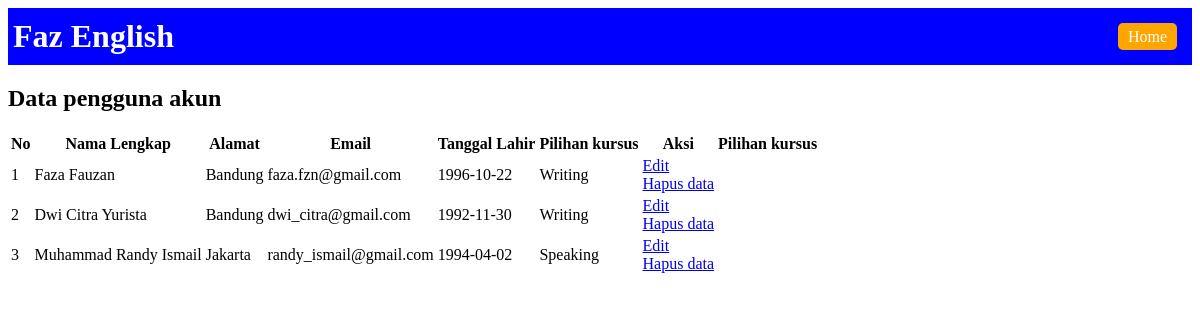
The page /tampil_akun.php on the database its author committed.
### tables this page shows
CREATE TABLE `daftar_akun` (
  `id_akun` int(11) NOT NULL AUTO_INCREMENT,
  `nama_akun` varchar(255) NOT NULL,
  `username` varchar(255) NOT NULL,
  `alamat` varchar(255) NOT NULL,
  `email` varchar(255) NOT NULL,
  `tanggal_lahir` date NOT NULL,
  `password` varchar(255) NOT NULL,
  `pilihan_kursus` varchar(50) NOT NULL,
  PRIMARY KEY (`id_akun`)
);

### tampil_akun.php (the view, shortened to what this page needs)
<!doctype html>
<html>
<head>
    <link rel="stylesheet" type="text/css" href="style.css">
</head>
<body>
<div id="app-bar">
  <h1>Faz English</h1>
  <nav>
    <ul class="nav-buttons">
      <li><a href="index.php">Home</a></li>
</ul>
</nav>
</div>
<?php
echo "<h2>Data pengguna akun</h2>
<table>
<tr>
<th>No</th>
<th>Nama Lengkap</th>
<th>Alamat</th>
<th>Email</th>
<th>Tanggal Lahir</th>
<th>Pilihan kursus</th>
<th>Aksi</th>
<th>Pilihan kursus</th>
</tr>";
include "connection.php";
$tampil=mysqli_query($link,"SELECT * FROM daftar_akun ORDER BY id_akun");
$no=1;
while ($r = mysqli_fetch_array($tampil))
{
echo "<tr>";
echo "<td>";
echo $no;
echo "</td>";
echo "<td>";
echo $r['nama_akun'];
echo "</td>";
echo "<td>";
echo $r['alamat'];
echo "</td>";
echo "<td>";
echo $r['email'];
echo "</td>";
echo "<td>";
echo $r['tanggal_lahir'];
echo "</td>";
echo "<td>";
echo $r['pilihan_kursus'];
echo "</td>";
echo "<td>";
echo "<a href=edit.php?id=$r[id_akun]>Edit</a>";
echo "<br>";
echo "<a href='delete.php?id=$r[id_akun]'>Hapus data</a>";
echo "</td>";
echo "</tr>";
  $no++;
}
echo "</table>";
?>
</body>
</html>

### style.css (style rules this page uses)
#app-bar { background-color: blue; color: white; display: flex; justify-content: space-between; align-items: center; padding: 10px 5px; }
#app-bar h1 { margin: 0; }
.nav-buttons { display: flex; list-style: none; margin: 0; padding: 0; }
.nav-buttons li { margin-right: 10px; }
.nav-buttons a { text-decoration: none; background-color: orange; color: white; padding: 5px 10px; border-radius: 5px; }

### rows shown on the page
daftar_akun: nama_akun "Faza Fauzan", alamat "Bandung", email "faza.fzn@gmail.com", tanggal_lahir "1996-10-22", pilihan_kursus "Writing"
daftar_akun: nama_akun "Dwi Citra Yurista", alamat "Bandung", email "dwi_citra@gmail.com", tanggal_lahir "1992-11-30", pilihan_kursus "Writing"
daftar_akun: nama_akun "Muhammad Randy Ismail", alamat "Jakarta", email "randy_ismail@gmail.com", tanggal_lahir "1994-04-02", pilihan_kursus "Speaking"
